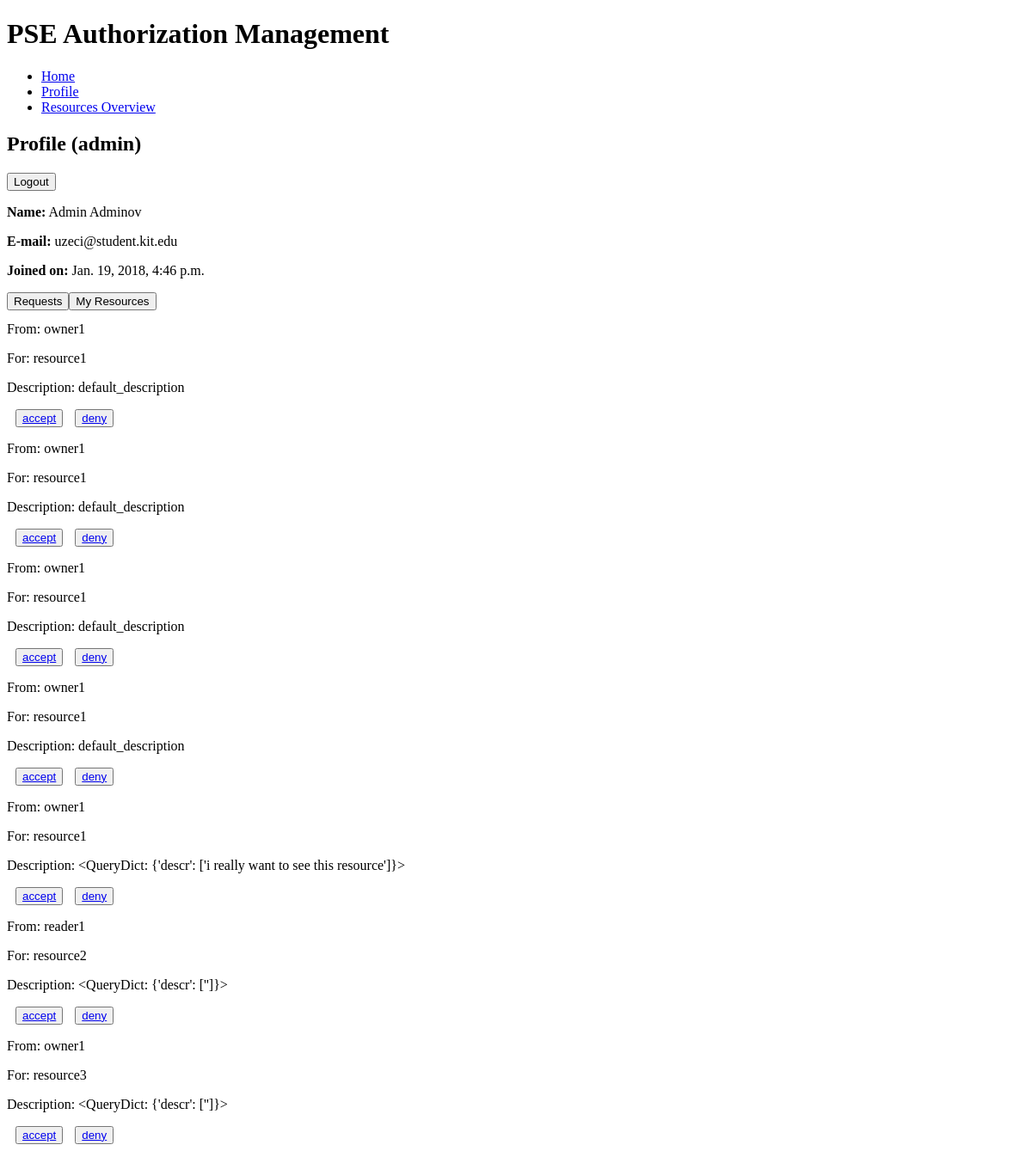
/profile/ (signed in), run on an earlier commit of the app's database.
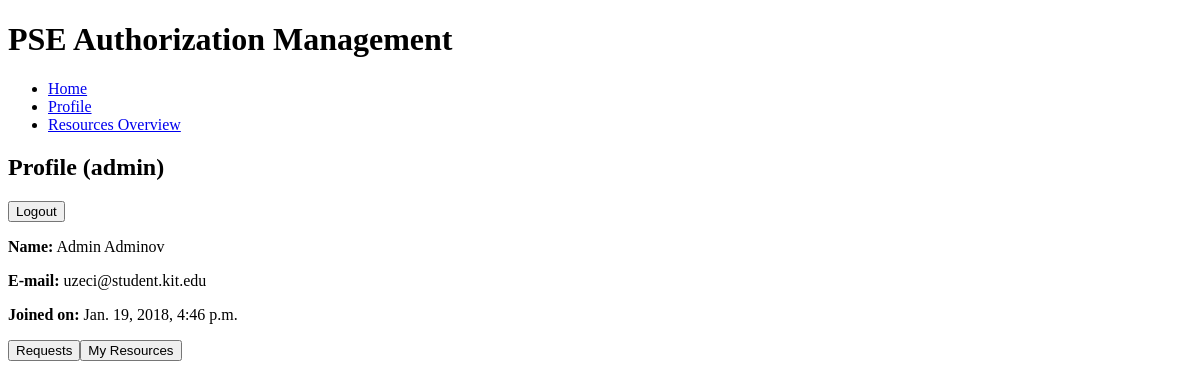
And on a later commit of the database.
### AuthorizationManagement/models.py (models this page shows, shortened)
class Request(models.Model):
    sender = models.ForeignKey(CustomUser, on_delete = models.DO_NOTHING)
    creationDate = models.DateTimeField(default=datetime.now, blank=True)
    resource = models.ForeignKey(Resource, on_delete = models.DO_NOTHING)
    description = models.CharField(max_length=250, default = 'default_description')
    class Meta:
        abstract = True
        unique_together=('sender','resource',)

class AccessRequest(Request):
    pass

class Resource(models.Model):
    type = models.CharField(max_length=50, default = 'default_type')
    name = models.CharField(max_length=150, default = 'default_name')
    description = models.CharField(max_length=250, default = 'default_description')
    creationDate = models.DateTimeField(default=datetime.now, blank=True)
    readers = models.ManyToManyField(CustomUser, related_name= 'reader')
    owners = models.ManyToManyField(Owner, related_name= 'owner')
    link = models.FileField(null=True)

### AuthorizationManagement/views.py (the view)
# urls.py: re_path(r'^profile/', views.ProfileView.as_view(), name = 'profile'),
@method_decorator(login_required, name='dispatch')
class ProfileView(generic.ListView):
    model = User
    template_name = 'AuthorizationManagement/profile.html'
    def get_queryset(self):
        resources = MyResourcesView.get_queryset(self)
        return AccessRequest.objects.filter(resource__in=resources)

### AuthorizationManagement/views.py (called while the page is built)
    def get_queryset(self):
        current_user = Owner.objects.get(id=self.request.user.id)
        return current_user.owner.all()

### AuthorizationManagement/templates/AuthorizationManagement/profile.html (shortened to what this page needs)
{% extends "AuthorizationManagement/base.html" %}
{% block body %}
		<h2>Profile ({{user.username}})</h1>
		<form action=/authentification/logout/>
			<input type=submit value="Logout">
		<p><strong>Name:</strong> {{ user.first_name }} {{user.last_name}} </p>
		<p><strong>E-mail:</strong> {{ user.email }}</p>
		<p><strong>Joined on:</strong> {{ user.date_joined }}</p>
		<div id="first">
		<form action="/profile">
			<input type=submit value="Requests">
		</form>
		</div>
		<div id="second">
		<form action="/my-resources">
			<input type=submit value="My Resources">
		</form>
		</div> <br/>
	{% block profile %}
			{% for accessrequest in accessrequest_list %}
			    <p> From: {{accessrequest.sender.username}} </p>
				<p> For: {{accessrequest.resource.name}} </p>
				<p> Description: {{accessrequest.description}} </p>
			    <button style=" margin-left:10px;">
				<a href="#approve-request-{{accessrequest.pk}}" > accept </a>
				</button>
				<button style=" margin-left:10px;">
				<a href="#deny-request-{{accessrequest.pk}}" > deny </a>
				</button>
				{% load static %}
				<link rel="stylesheet" type="text/css" href="{% static 'AuthorizationManagement/css/handle_req.css' %}" />
            {% endfor %}
	{% endblock %}
{% endblock %}

What changed in the data, as far as the page shows it:
removed AccessRequest: sender.username "owner1", resource.name "resource1", description "default_description"
removed AccessRequest: sender.username "owner1", resource.name "resource1", description "default_description"
removed AccessRequest: sender.username "owner1", resource.name "resource1", description "default_description"
removed AccessRequest: sender.username "owner1", resource.name "resource1", description "default_description"
removed AccessRequest: sender.username "owner1", resource.name "resource1", description "<QueryDict: {'descr': ['i really want to see this resource']}>"
removed AccessRequest: sender.username "reader1", resource.name "resource2", description "<QueryDict: {'descr': ['']}>"
removed AccessRequest: sender.username "owner1", resource.name "resource3", description "<QueryDict: {'descr': ['']}>"
